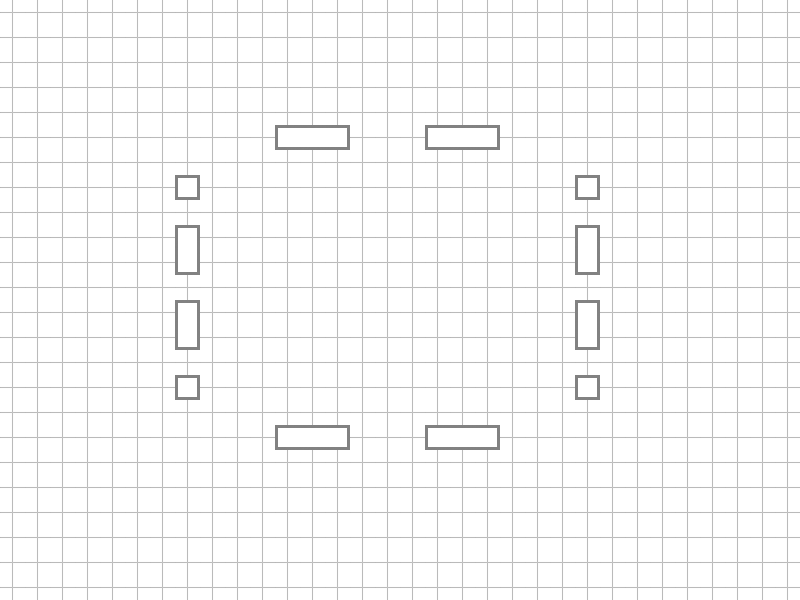

A 2D game scene composited from a Tiled map and its tileset images. What follows is a short description and the map's XML, with every tile layer's data as written:
An orthogonal 32x24 tile map with 25x25 px tiles, 2 tile layers (bg, walls), 2 tilesets and 4 objects (2x light).

<map version="1.0" orientation="orthogonal" renderorder="right-down" width="32" height="24" tilewidth="25" tileheight="25" nextobjectid="38">
 <tileset firstgid="1" name="tiles_25" tilewidth="25" tileheight="25" tilecount="6" columns="6">
  <image source="tiles_25.png" width="150" height="25" />
 </tileset>
 <tileset firstgid="7" name="wall-tiles" tilewidth="25" tileheight="25" tilecount="36" columns="12">
  <image source="wall-tiles.png" width="300" height="75" />
  <tile id="7">
   <objectgroup draworder="index">
    <object id="1" x="8" y="8" width="10" height="10" />
   </objectgroup>
  </tile>
 </tileset>
 <layer name="bg" width="32" height="24">
  <data encoding="csv">
6,6,6,6,6,6,6,6,6,6,6,6,6,6,6,6,6,6,6,6,6,6,6,6,6,6,6,6,6,6,6,6,
6,6,6,6,6,6,6,6,6,6,6,6,6,6,6,6,6,6,6,6,6,6,6,6,6,6,6,6,6,6,6,6,
6,6,6,6,6,6,6,6,6,6,6,6,6,6,6,6,6,6,6,6,6,6,6,6,6,6,6,6,6,6,6,6,
6,6,6,6,6,6,6,6,6,6,6,6,6,6,6,6,6,6,6,6,6,6,6,6,6,6,6,6,6,6,6,6,
6,6,6,6,6,6,6,6,6,6,6,6,6,6,6,6,6,6,6,6,6,6,6,6,6,6,6,6,6,6,6,6,
6,6,6,6,6,6,6,6,6,6,6,6,6,6,6,6,6,6,6,6,6,6,6,6,6,6,6,6,6,6,6,6,
6,6,6,6,6,6,6,6,6,6,6,6,6,6,6,6,6,6,6,6,6,6,6,6,6,6,6,6,6,6,6,6,
6,6,6,6,6,6,6,6,6,6,6,6,6,6,6,6,6,6,6,6,6,6,6,6,6,6,6,6,6,6,6,6,
6,6,6,6,6,6,6,6,6,6,6,6,6,6,6,6,6,6,6,6,6,6,6,6,6,6,6,6,6,6,6,6,
6,6,6,6,6,6,6,6,6,6,6,6,6,6,6,6,6,6,6,6,6,6,6,6,6,6,6,6,6,6,6,6,
6,6,6,6,6,6,6,6,6,6,6,6,6,6,6,6,6,6,6,6,6,6,6,6,6,6,6,6,6,6,6,6,
6,6,6,6,6,6,6,6,6,6,6,6,6,6,6,6,6,6,6,6,6,6,6,6,6,6,6,6,6,6,6,6,
6,6,6,6,6,6,6,6,6,6,6,6,6,6,6,6,6,6,6,6,6,6,6,6,6,6,6,6,6,6,6,6,
6,6,6,6,6,6,6,6,6,6,6,6,6,6,6,6,6,6,6,6,6,6,6,6,6,6,6,6,6,6,6,6,
6,6,6,6,6,6,6,6,6,6,6,6,6,6,6,6,6,6,6,6,6,6,6,6,6,6,6,6,6,6,6,6,
6,6,6,6,6,6,6,6,6,6,6,6,6,6,6,6,6,6,6,6,6,6,6,6,6,6,6,6,6,6,6,6,
6,6,6,6,6,6,6,6,6,6,6,6,6,6,6,6,6,6,6,6,6,6,6,6,6,6,6,6,6,6,6,6,
6,6,6,6,6,6,6,6,6,6,6,6,6,6,6,6,6,6,6,6,6,6,6,6,6,6,6,6,6,6,6,6,
6,6,6,6,6,6,6,6,6,6,6,6,6,6,6,6,6,6,6,6,6,6,6,6,6,6,6,6,6,6,6,6,
6,6,6,6,6,6,6,6,6,6,6,6,6,6,6,6,6,6,6,6,6,6,6,6,6,6,6,6,6,6,6,6,
6,6,6,6,6,6,6,6,6,6,6,6,6,6,6,6,6,6,6,6,6,6,6,6,6,6,6,6,6,6,6,6,
6,6,6,6,6,6,6,6,6,6,6,6,6,6,6,6,6,6,6,6,6,6,6,6,6,6,6,6,6,6,6,6,
6,6,6,6,6,6,6,6,6,6,6,6,6,6,6,6,6,6,6,6,6,6,6,6,6,6,6,6,6,6,6,6,
6,6,6,6,6,6,6,6,6,6,6,6,6,6,6,6,6,6,6,6,6,6,6,6,6,6,6,6,6,6,6,6
</data>
 </layer>
 <layer name="walls" width="32" height="24">
  <data encoding="csv">
0,0,0,0,0,0,0,0,0,0,0,0,0,0,0,0,0,0,0,0,0,0,0,0,0,0,0,0,0,0,0,0,
0,0,0,0,0,0,0,0,0,0,0,0,0,0,0,0,0,0,0,0,0,0,0,0,0,0,0,0,0,0,0,0,
0,0,0,0,0,0,0,0,0,0,0,0,0,0,0,0,0,0,0,0,0,0,0,0,0,0,0,0,0,0,0,0,
0,0,0,0,0,0,0,0,0,0,0,0,0,0,0,0,0,0,0,0,0,0,0,0,0,0,0,0,0,0,0,0,
0,0,0,0,0,0,0,0,0,0,0,0,0,0,0,0,0,0,0,0,0,0,0,0,0,0,0,0,0,0,0,0,
0,0,0,0,0,0,0,0,0,0,0,10,12,8,0,0,0,10,12,8,0,0,0,0,0,0,0,0,0,0,0,0,
0,0,0,0,0,0,0,0,0,0,0,0,0,0,0,0,0,0,0,0,0,0,0,0,0,0,0,0,0,0,0,0,
0,0,0,0,0,0,0,7,0,0,0,0,0,0,0,0,0,0,0,0,0,0,0,7,0,0,0,0,0,0,0,0,
0,0,0,0,0,0,0,0,0,0,0,0,0,0,0,0,0,0,0,0,0,0,0,0,0,0,0,0,0,0,0,0,
0,0,0,0,0,0,0,11,0,0,0,0,0,0,0,0,0,0,0,0,0,0,0,11,0,0,0,0,0,0,0,0,
0,0,0,0,0,0,0,9,0,0,0,0,0,0,0,0,0,0,0,0,0,0,0,9,0,0,0,0,0,0,0,0,
0,0,0,0,0,0,0,0,0,0,0,0,0,0,0,0,0,0,0,0,0,0,0,0,0,0,0,0,0,0,0,0,
0,0,0,0,0,0,0,11,0,0,0,0,0,0,0,0,0,0,0,0,0,0,0,11,0,0,0,0,0,0,0,0,
0,0,0,0,0,0,0,9,0,0,0,0,0,0,0,0,0,0,0,0,0,0,0,9,0,0,0,0,0,0,0,0,
0,0,0,0,0,0,0,0,0,0,0,0,0,0,0,0,0,0,0,0,0,0,0,0,0,0,0,0,0,0,0,0,
0,0,0,0,0,0,0,7,0,0,0,0,0,0,0,0,0,0,0,0,0,0,0,7,0,0,0,0,0,0,0,0,
0,0,0,0,0,0,0,0,0,0,0,0,0,0,0,0,0,0,0,0,0,0,0,0,0,0,0,0,0,0,0,0,
0,0,0,0,0,0,0,0,0,0,0,10,12,8,0,0,0,10,12,8,0,0,0,0,0,0,0,0,0,0,0,0,
0,0,0,0,0,0,0,0,0,0,0,0,0,0,0,0,0,0,0,0,0,0,0,0,0,0,0,0,0,0,0,0,
0,0,0,0,0,0,0,0,0,0,0,0,0,0,0,0,0,0,0,0,0,0,0,0,0,0,0,0,0,0,0,0,
0,0,0,0,0,0,0,0,0,0,0,0,0,0,0,0,0,0,0,0,0,0,0,0,0,0,0,0,0,0,0,0,
0,0,0,0,0,0,0,0,0,0,0,0,0,0,0,0,0,0,0,0,0,0,0,0,0,0,0,0,0,0,0,0,
0,0,0,0,0,0,0,0,0,0,0,0,0,0,0,0,0,0,0,0,0,0,0,0,0,0,0,0,0,0,0,0,
0,0,0,0,0,0,0,0,0,0,0,0,0,0,0,0,0,0,0,0,0,0,0,0,0,0,0,0,0,0,0,0
</data>
 </layer>
 <objectgroup name="player">
  <object id="1" gid="3" x="375" y="290" width="25" height="25" />
 </objectgroup>
 <objectgroup name="lights">
  <object id="30" name="light" type="light" gid="2" x="375" y="200" width="25" height="25">
   <properties>
    <property name="color" type="color" value="#ff00ddff" />
    <property name="radius" value="300" />
   </properties>
  </object>
  <object id="37" name="light" type="light" gid="2" x="375" y="400" width="30" height="30">
   <properties>
    <property name="color" type="color" value="#ffffbf00" />
    <property name="radius" value="300" />
   </properties>
  </object>
 </objectgroup>
</map>
